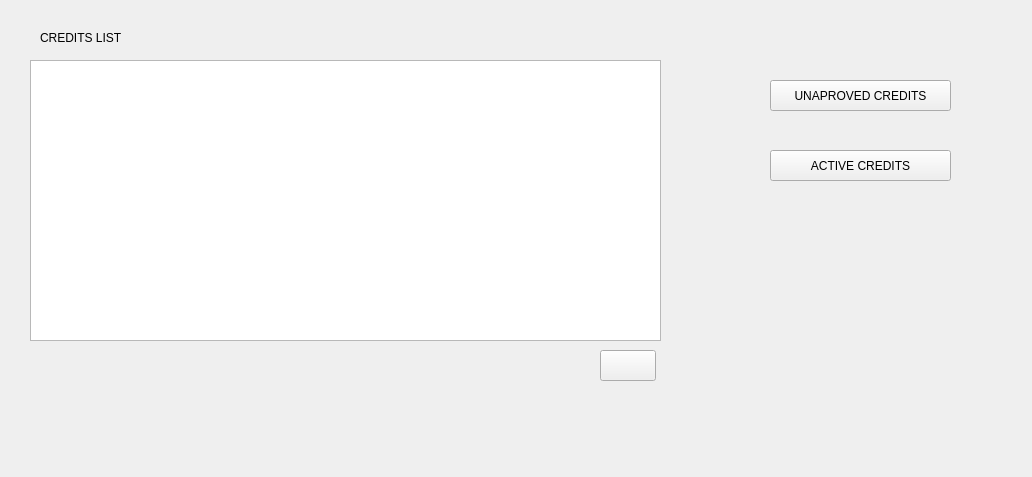
<?xml version="1.0" encoding="UTF-8"?>
<ui version="4.0">
 <class>QtAdminClass</class>
 <widget class="QWidget" name="QtAdminClass">
  <property name="windowModality">
   <enum>Qt::ApplicationModal</enum>
  </property>
  <property name="enabled">
   <bool>true</bool>
  </property>
  <property name="geometry">
   <rect>
    <x>0</x>
    <y>0</y>
    <width>1032</width>
    <height>477</height>
   </rect>
  </property>
  <property name="windowTitle">
   <string>QtAdminClass</string>
  </property>
  <widget class="QTableView" name="tableView">
   <property name="geometry">
    <rect>
     <x>30</x>
     <y>60</y>
     <width>631</width>
     <height>281</height>
    </rect>
   </property>
   <property name="editTriggers">
    <set>QAbstractItemView::NoEditTriggers</set>
   </property>
   <property name="selectionMode">
    <enum>QAbstractItemView::SingleSelection</enum>
   </property>
   <property name="selectionBehavior">
    <enum>QAbstractItemView::SelectRows</enum>
   </property>
  </widget>
  <widget class="QPushButton" name="unaprovedCredits">
   <property name="geometry">
    <rect>
     <x>770</x>
     <y>80</y>
     <width>181</width>
     <height>31</height>
    </rect>
   </property>
   <property name="text">
    <string>UNAPROVED CREDITS</string>
   </property>
  </widget>
  <widget class="QLabel" name="label">
   <property name="geometry">
    <rect>
     <x>40</x>
     <y>30</y>
     <width>101</width>
     <height>16</height>
    </rect>
   </property>
   <property name="text">
    <string>CREDITS LIST</string>
   </property>
  </widget>
  <widget class="QPushButton" name="activeCreditsButton">
   <property name="geometry">
    <rect>
     <x>770</x>
     <y>150</y>
     <width>181</width>
     <height>31</height>
    </rect>
   </property>
   <property name="text">
    <string>ACTIVE CREDITS</string>
   </property>
  </widget>
  <widget class="QPushButton" name="refreshButton">
   <property name="geometry">
    <rect>
     <x>600</x>
     <y>350</y>
     <width>56</width>
     <height>31</height>
    </rect>
   </property>
   <property name="text">
    <string/>
   </property>
   <property name="icon">
    <iconset>
     <normaloff>../../../../Desktop/icons8-synchronize-26.png</normaloff>../../../../Desktop/icons8-synchronize-26.png</iconset>
   </property>
  </widget>
 </widget>
 <layoutdefault spacing="6" margin="11"/>
 <resources/>
 <connections/>
</ui>
